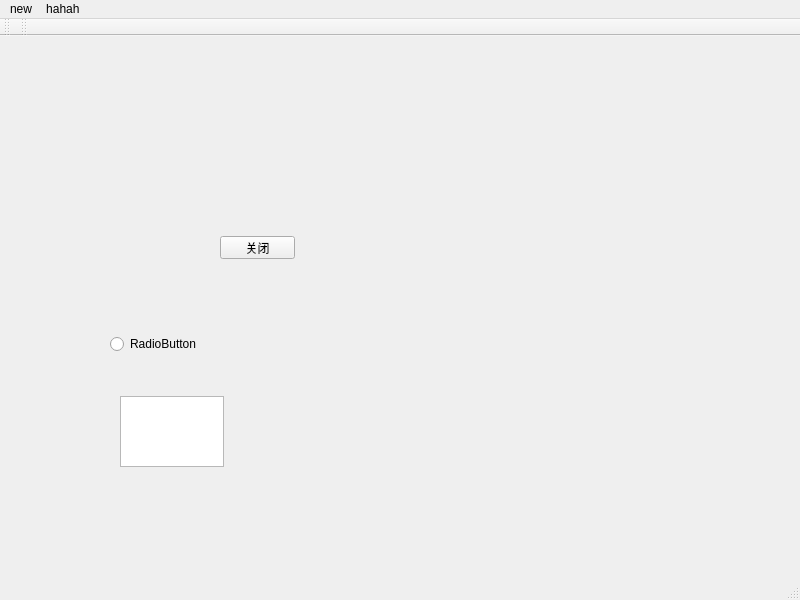
<?xml version="1.0" encoding="UTF-8"?>
<ui version="4.0">
 <class>MainWindow</class>
 <widget class="QMainWindow" name="MainWindow">
  <property name="geometry">
   <rect>
    <x>0</x>
    <y>0</y>
    <width>800</width>
    <height>600</height>
   </rect>
  </property>
  <property name="windowTitle">
   <string>MainWindow</string>
  </property>
  <widget class="QWidget" name="centralwidget">
   <widget class="QPushButton" name="pushButton">
    <property name="geometry">
     <rect>
      <x>220</x>
      <y>200</y>
      <width>75</width>
      <height>23</height>
     </rect>
    </property>
    <property name="text">
     <string>关闭</string>
    </property>
   </widget>
   <widget class="QRadioButton" name="radioButton">
    <property name="geometry">
     <rect>
      <x>110</x>
      <y>300</y>
      <width>89</width>
      <height>16</height>
     </rect>
    </property>
    <property name="text">
     <string>RadioButton</string>
    </property>
   </widget>
   <widget class="QTextEdit" name="textEdit">
    <property name="geometry">
     <rect>
      <x>120</x>
      <y>360</y>
      <width>104</width>
      <height>71</height>
     </rect>
    </property>
   </widget>
  </widget>
  <widget class="QStatusBar" name="statusbar"/>
  <widget class="QToolBar" name="toolBar">
   <property name="windowTitle">
    <string>toolBar</string>
   </property>
   <attribute name="toolBarArea">
    <enum>TopToolBarArea</enum>
   </attribute>
   <attribute name="toolBarBreak">
    <bool>false</bool>
   </attribute>
  </widget>
  <widget class="QMenuBar" name="menuBar">
   <property name="geometry">
    <rect>
     <x>0</x>
     <y>0</y>
     <width>800</width>
     <height>23</height>
    </rect>
   </property>
   <widget class="QMenu" name="menuatyl">
    <property name="title">
     <string>new</string>
    </property>
    <addaction name="actionSave"/>
    <addaction name="separator"/>
   </widget>
   <widget class="QMenu" name="menuhahah">
    <property name="title">
     <string>hahah </string>
    </property>
   </widget>
   <addaction name="menuatyl"/>
   <addaction name="menuhahah"/>
  </widget>
  <widget class="QToolBar" name="toolBar_2">
   <property name="windowTitle">
    <string>toolBar_2</string>
   </property>
   <attribute name="toolBarArea">
    <enum>TopToolBarArea</enum>
   </attribute>
   <attribute name="toolBarBreak">
    <bool>false</bool>
   </attribute>
  </widget>
  <action name="actionSave">
   <property name="text">
    <string>Save</string>
   </property>
   <property name="shortcut">
    <string>Ctrl+S</string>
   </property>
  </action>
  <action name="actionnew">
   <property name="text">
    <string>new</string>
   </property>
   <property name="shortcut">
    <string>Ctrl+N</string>
   </property>
  </action>
 </widget>
 <resources/>
 <connections>
  <connection>
   <sender>pushButton</sender>
   <signal>clicked()</signal>
   <receiver>MainWindow</receiver>
   <slot>close()</slot>
   <hints>
    <hint type="sourcelabel">
     <x>270</x>
     <y>247</y>
    </hint>
    <hint type="destinationlabel">
     <x>270</x>
     <y>364</y>
    </hint>
   </hints>
  </connection>
  <connection>
   <sender>radioButton</sender>
   <signal>clicked(bool)</signal>
   <receiver>textEdit</receiver>
   <slot>setVisible(bool)</slot>
   <hints>
    <hint type="sourcelabel">
     <x>172</x>
     <y>349</y>
    </hint>
    <hint type="destinationlabel">
     <x>175</x>
     <y>420</y>
    </hint>
   </hints>
  </connection>
 </connections>
</ui>
